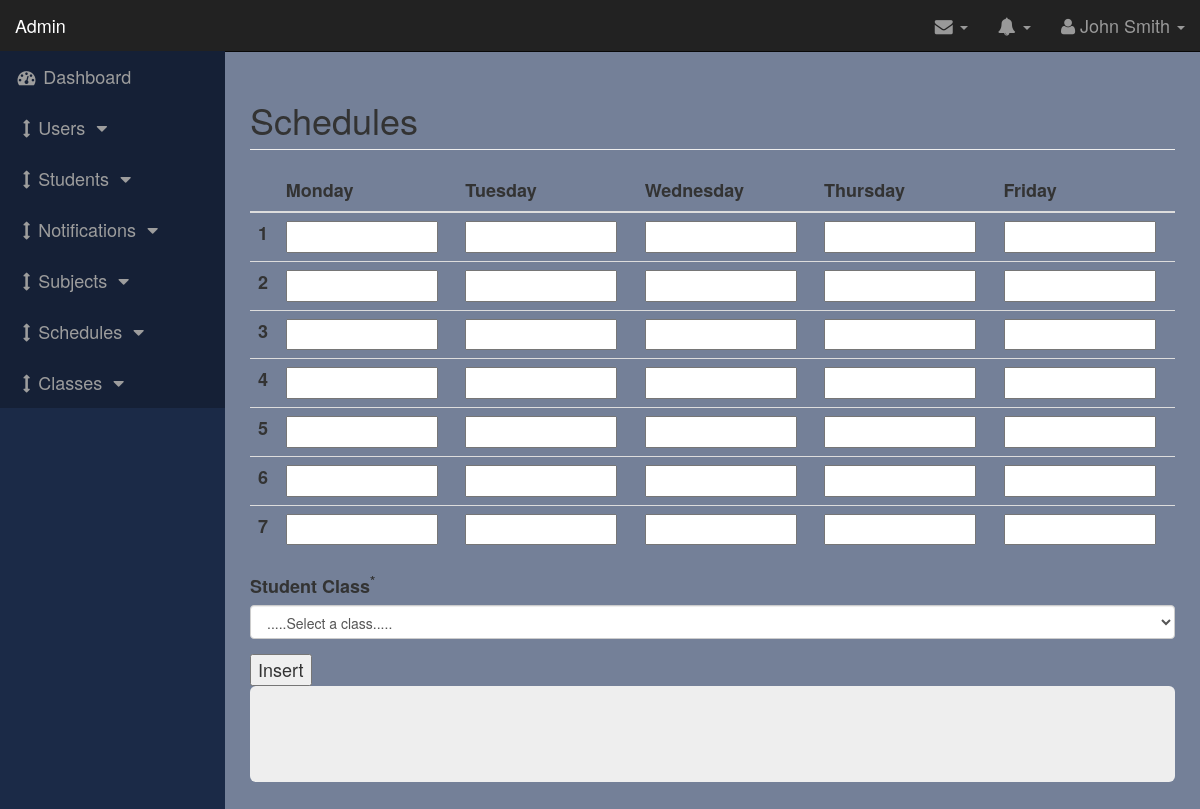
The app's page /schedules/insert (signed in), older data.
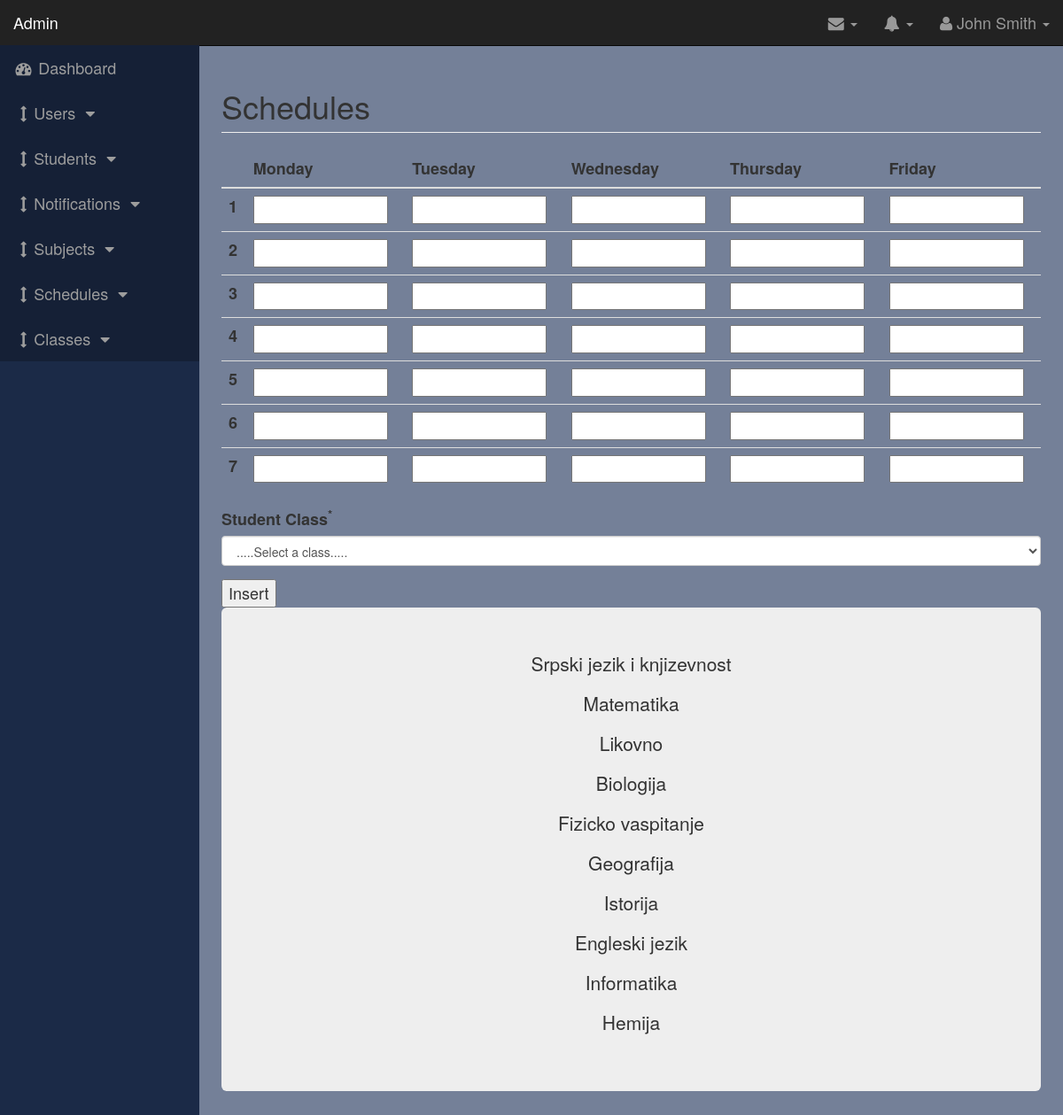
The same page, newer data.
### tables this page shows
CREATE TABLE IF NOT EXISTS `subjects` (
  `id_subject` int(11) NOT NULL AUTO_INCREMENT,
  `name` varchar(45) NOT NULL,
  PRIMARY KEY (`id_subject`)
);

### app/libraries/Core.php (called while the page is built, shortened)
<?php
  class Core {
    protected $currentMethod = 'index';
    public function __construct(){
      $url = $this->getUrl();
      if(file_exists('../app/controllers/' . ucwords($url[0]). '.php')){
        unset($url[0]);
      }
      $this->currentController = new $this->currentController;
      if(isset($url[1])){
        if(method_exists($this->currentController, $url[1])){
          $this->currentMethod = $url[1];
          unset($url[1]);
        }
      }
      $this->params = $url ? array_values($url) : [];
      call_user_func_array([$this->currentController, $this->currentMethod], $this->params);
    }
    public function getUrl(){
      if(isset($_GET['url'])){
        $url = rtrim($_GET['url'], '/');
        $url = filter_var($url, FILTER_SANITIZE_URL);
        $url = explode('/', $url);
        return $url;
      }
    }
  }

### public/index.php (called while the page is built, shortened)
<?php
$init = new Core;

### app/libraries/Database.php (called while the page is built, shortened)
<?php
  class Database {
    private $host = DB_HOST;
    private $user = DB_USER;
    private $pass = DB_PASS;
    private $dbname = DB_NAME;
    private $dbh;
    private $stmt;
    public function __construct(){
      $dsn = 'mysql:host=' . $this->host . ';dbname=' . $this->dbname;
      $options = array(
        PDO::ATTR_PERSISTENT => true,
        PDO::ATTR_ERRMODE => PDO::ERRMODE_EXCEPTION
      );
      try{
        $this->dbh = new PDO($dsn, $this->user, $this->pass, $options);
      } catch(PDOException $e){
        $this->error = $e->getMessage();
        echo $this->error;
      }
    }
    public function query($sql){
      $this->stmt = $this->dbh->prepare($sql);
    }
    public function execute(){
      return $this->stmt->execute();
    }
    public function resultSet(){
      $this->execute();
      return $this->stmt->fetchAll(PDO::FETCH_OBJ);
    }
  }

### app/models/Subject.php (called while the page is built, shortened)
<?php
class Subject
{
    private $db;
    public function __construct()
    {
        $this->db = new Database();
    }
    public function showallSubjects() {
        $this->db->query('SELECT id_subject, name FROM subjects');
        $subjects = $this->db->resultSet();
        return $subjects;
    }
}

### app/views/admin/schedules/insert.php (the view, shortened to what the changed rows need)
<?php require APPROOT . '/views/inc/admin/header.php'; ?>
<div id="page-wrapper">
    <div class="container-fluid">
        <div class="row">
            <div class="col-lg-12">
                <h1 class="page-header">
                    Schedules
                </h1>
                <form action="<?php echo URLROOT; ?>/schedules/insert" method="POST">
                    <table class="table">
                        <thead>
                            <tr>
                                <th scope="col"></th>
                                <th scope="col">Monday</th>
                                <th scope="col">Tuesday</th>
                                <th scope="col">Wednesday</th>
                                <th scope="col">Thursday</th>
                                <th scope="col">Friday</th>
                            </tr>
                        </thead>
                        <tbody>
                            <tr>
                                <th scope="row">1</th>
                                <td>
                                    <input type="text" name='a1' size="12">
                                </td>
                                <td>
                                    <input type="text" name='b1' size="12">
                                </td>
                                <td>
                                    <input type="text" name='c1' size="12">
                                </td>
                                <td>
                                    <input type="text" name='d1' size="12">
                                </td>
                                <td>
                                    <input type="text" name='e1' size="12">
                                </td>
                            </tr>
                            <tr>
                                <th scope="row">2</th>
                                <td>
                                    <input type="text" name='a2' size="12">
                                </td>
                                <td>
                                    <input type="text" name='b2' size="12">
                                </td>
                                <td>
                                    <input type="text" name='c2' size="12">
                                </td>
                                <td>
                                    <input type="text" name='d2' size="12">
                                </td>
                                <td>
                                    <input type="text" name='e2' size="12">
                                </td>
                            </tr>
                            <tr>
                                <th scope="row">3</th>
                                <td>
                                    <input type="text" name='a3' size="12">
                                </td>
                                <td>
                                    <input type="text" name='b3' size="12">
                                </td>
                                <td>
                                    <input type="text" name='c3' size="12">
                                </td>
                                <td>
                                    <input type="text" name='d3' size="12">
                                </td>
                                <td>
                                    <input type="text" name='e3' size="12">
                                </td>
                            </tr>
                            <tr>
                                <th scope="row">4</th>
                                <td>
                                    <input type="text" name='a4' size="12">
                                </td>
                                <td>
                                    <input type="text" name='b4' size="12">
                                </td>
                                <td>
                                    <input type="text" name='c4' size="12">
                                </td>
                                <td>
                                    <input type="text" name='d4' size="12">
                                </td>
                                <td>
                                    <input type="text" name='e4' size="12">
                                </td>
                            </tr>
                            <tr>
                                <th scope="row">5</th>
                                <td>
                                    <input type="text" name='a5' size="12">
                                </td>
                                <td>
                                    <input type="text" name='b5' size="12">
                                </td>
                                <td>
                                    <input type="text" name='c5' size="12">
                                </td>
                                <td>
                                    <input type="text" name='d5' size="12">
                                </td>
                                <td>
                                    <input type="text" name='e5' size="12">
                                </td>
                            </tr>
                            <tr>
                                <th scope="row">6</th>
                                <td>
                                    <input type="text" name='a6' size="12">
                                </td>
                                <td>
                                    <input type="text" name='b6' size="12">
                                </td>
                                <td>
                                    <input type="text" name='c6' size="12">
                                </td>
                                <td>
                                    <input type="text" name='d6' size="12">
                                </td>
                                <td>
                                    <input type="text" name='e6' size="12">
                                </td>
                            </tr>
                            <tr>
                                <th scope="row">7</th>
                                <td>
                                    <input type="text" name='a7' size="12">
                                </td>
                                <td>
                                    <input type="text" name='b7' size="12">
                                </td>
                                <td>
                                    <input type="text" name='c7' size="12">
                                </td>
                                <td>
                                    <input type="text" name='d7' size="12">
                                </td>
                                <td>
                                    <input type="text" name='e7' size="12">
                                </td>
                            </tr>
                        </tbody>
                    </table>
                    <div class="form-group">
                        <label for="id_school_class">Student Class<sup>*</sup></label>
                        <select name="id_school_class" id="id_school_class" class="form-control form-control-lg">
                            <option value='' selected>.....Select a class.....</option>
                        </select>
                    </div>
                    <input type="submit" name="insert" value="Insert">
                </form>
                <div class="jumbotron text-center m-1">
                    <?php foreach ($data['subjects'] as $subject) : ?>
                        <?php echo "<p>$subject->name</p>" ?>
                    <?php endforeach; ?>
                </div>
            </div>
        </div>
    </div>
    <?php require APPROOT . '/views/inc/admin/footer.php'; ?>

### app/views/inc/admin/header.php (shortened to what the changed rows need)
<!DOCTYPE html>
<html lang="en">
<head>
    <link href="<?php echo URLROOT; ?>/css/admin/bootstrap.min.css" rel="stylesheet">
    <link href="<?php echo URLROOT; ?>/css/admin/sb-admin.css" rel="stylesheet">
    <link href="<?php echo URLROOT; ?>/css/admin/style.css" rel="stylesheet">
    <link href="<?php echo URLROOT; ?>/font-awesome_admin/css/font-awesome.min.css" rel="stylesheet">
</head>
<body>
    <div id="wrapper">
        <nav class="navbar navbar-inverse navbar-fixed-top" role="navigation">
            <div class="navbar-header">
                <a class="navbar-brand" href="#">Admin</a>
            </div>
            <ul class="nav navbar-right top-nav">
                <li class="dropdown">
                    <a href="#" class="dropdown-toggle" data-toggle="dropdown"><i class="fa fa-envelope"></i> <b class="caret"></b></a>
                </li>
                <li class="dropdown">
                    <a href="#" class="dropdown-toggle" data-toggle="dropdown"><i class="fa fa-bell"></i> <b class="caret"></b></a>
                </li>
                <li class="dropdown">
                    <a href="#" class="dropdown-toggle" data-toggle="dropdown"><i class="fa fa-user"></i> John Smith <b class="caret"></b></a>
                </li>
            </ul>
            <div class="collapse navbar-collapse navbar-ex1-collapse">
                <ul class="nav navbar-nav side-nav">
                    <li>
                        <a href="<?php echo URLROOT . '/users/admin'; ?>"><i class="fa fa-fw fa-dashboard"></i> Dashboard</a>
                    </li>
                    <li>
                        <a href="javascript:;" data-toggle="collapse" data-target="#demo"><i class="fa fa-fw fa-arrows-v"></i>Users <i class="fa fa-fw fa-caret-down"></i></a>
                    </li>
                    <li>
                        <a href="javascript:;" data-toggle="collapse" data-target="#demo1"><i class="fa fa-fw fa-arrows-v"></i>Students <i class="fa fa-fw fa-caret-down"></i></a>
                    </li>
                    <li>
                        <a href="javascript:;" data-toggle="collapse" data-target="#demo2"><i class="fa fa-fw fa-arrows-v"></i>Notifications <i class="fa fa-fw fa-caret-down"></i></a>
                    </li>
                    <li>
                        <a href="javascript:;" data-toggle="collapse" data-target="#demo3"><i class="fa fa-fw fa-arrows-v"></i>Subjects <i class="fa fa-fw fa-caret-down"></i></a>
                    </li>
                    <li>
                        <a href="javascript:;" data-toggle="collapse" data-target="#demo4"><i class="fa fa-fw fa-arrows-v"></i>Schedules <i class="fa fa-fw fa-caret-down"></i></a>
                    </li>
                    <li>
                        <a href="javascript:;" data-toggle="collapse" data-target="#demo5"><i class="fa fa-fw fa-arrows-v"></i>Classes <i class="fa fa-fw fa-caret-down"></i></a>
                    </li>
                </ul>
            </div>
        </nav>

Row changes from the older to the newer data that the page shows:
added subjects: name "Srpski jezik i knjizevnost"
added subjects: name "Matematika"
added subjects: name "Likovno"
added subjects: name "Biologija"
added subjects: name "Fizicko vaspitanje"
added subjects: name "Geografija"
added subjects: name "Istorija"
added subjects: name "Engleski jezik"
added subjects: name "Informatika"
added subjects: name "Hemija"
